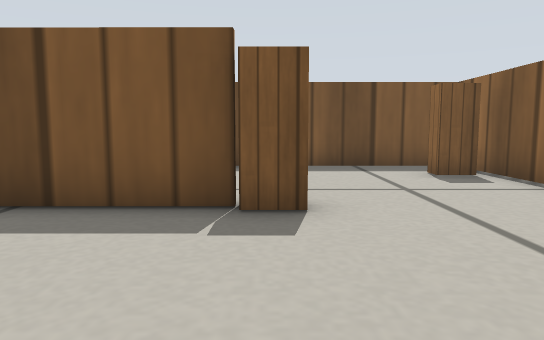
view 1 (above)

17 first-person views from a walk through a robot-simulator world made for Gazebo. The camera is 0.18 m above the floor, tilts 6° down and sees 70° across. The floor is counted in squares, 0.2 m on a side. Each view is taken from the middle of a square. On the plan, view 1 faces up. The plan holds only what a view shows up to about 13 squares ahead; the rest is blank. Simple patterns stand in for the simulator's built-in surfaces.

view 2
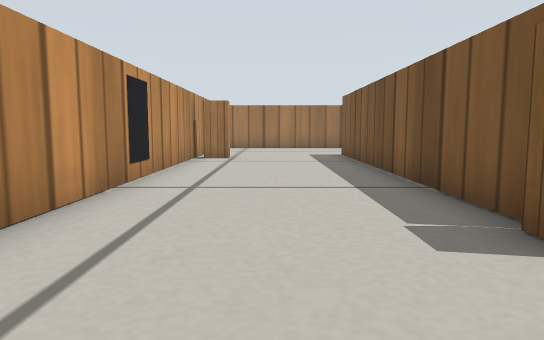

view 3
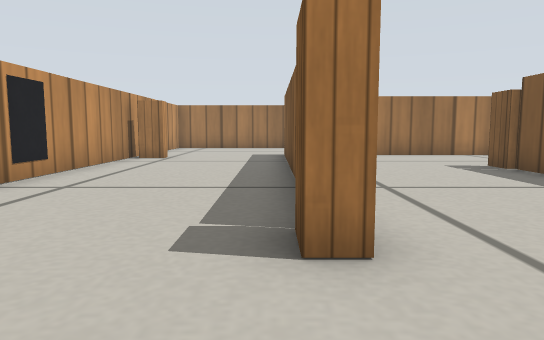

view 4
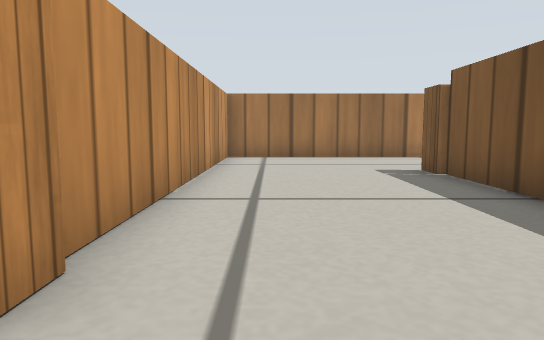

view 5
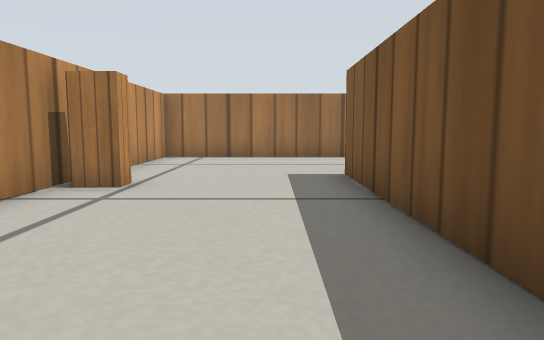

view 6
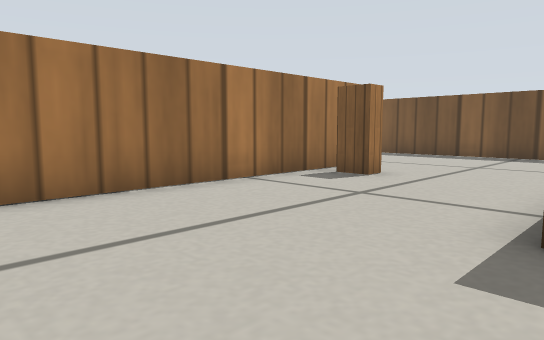

view 7
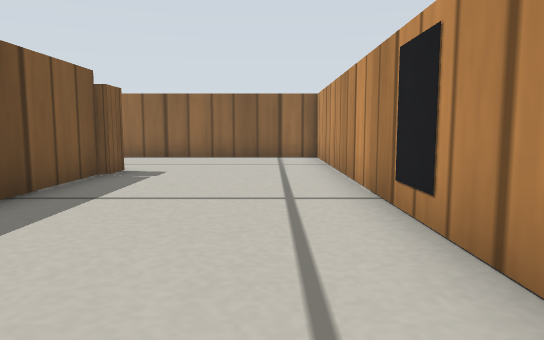

view 8
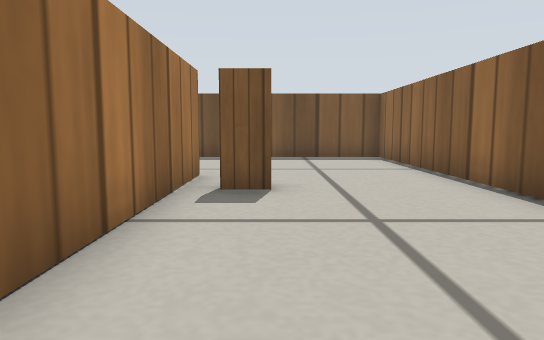

view 9
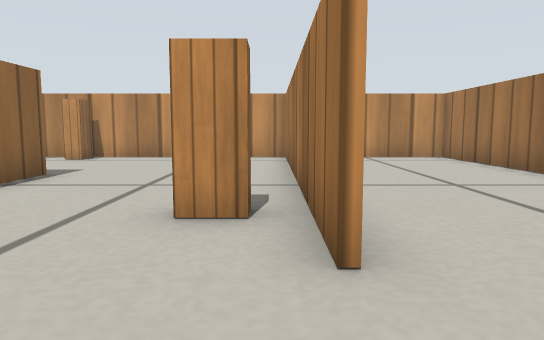

view 10
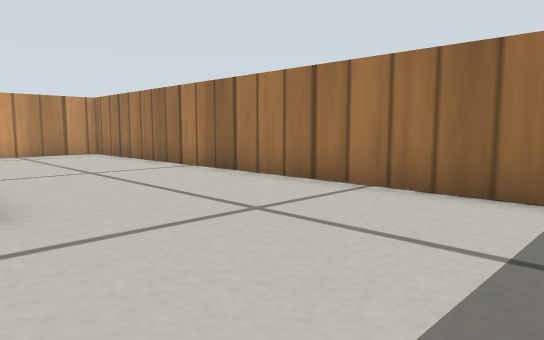

view 11
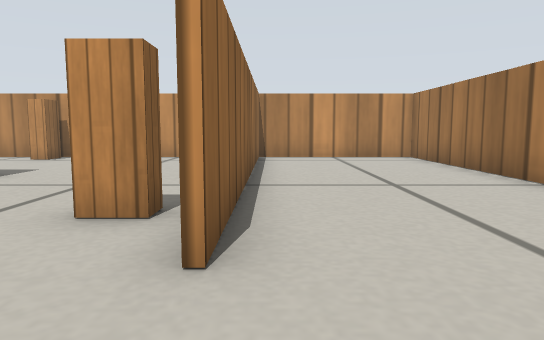

view 12
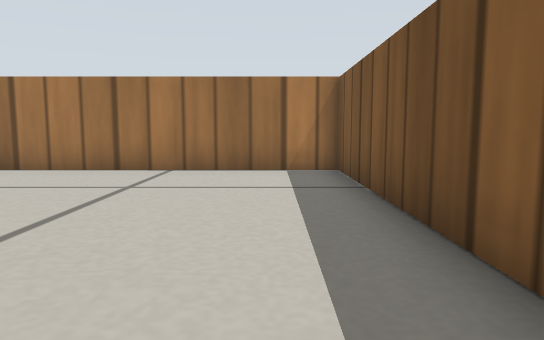

view 13
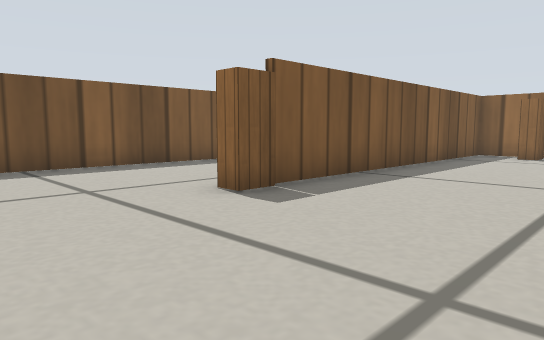

view 14
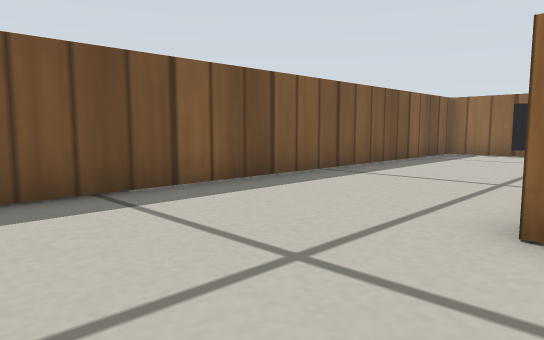

view 15
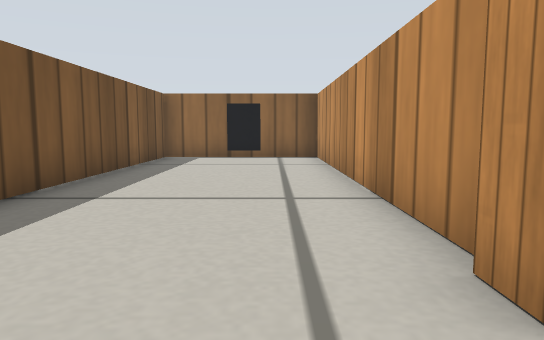

view 16
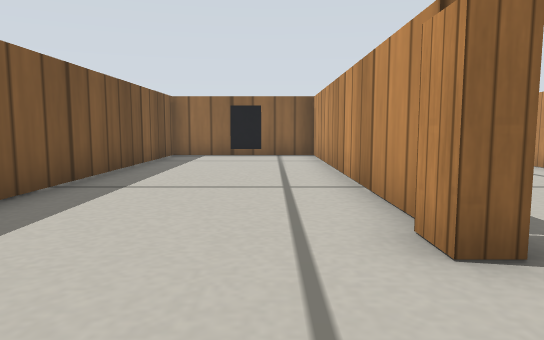

view 17
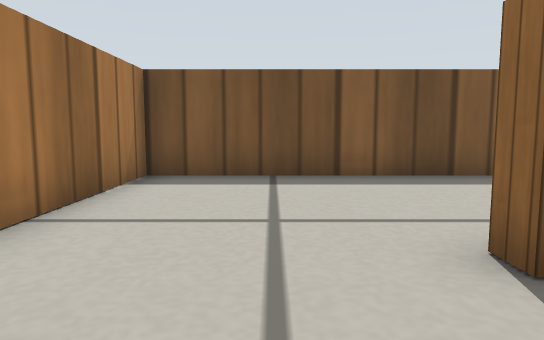

### Floor plan
Points are (right, up) in squares from view 1. A wall is a line through its corners. A room is listed if a view was taken in it or the views show most of it. See-through windows are left out.
Room 1 (views 1, 2, 3, 5, 6, 7, 8, 9, 10, 12)
walls: (-0.4, 4.4) (-10.6, 4.4) (-10.6, 14.5); (-15.9, -0.4) (4.4, -0.4) (4.4, 4.5); (-15.4, 9.6) (-15.4, -0.5); (-11, 14.4) (-15.4, 14.4)
ways out: opening at (2, 4) to room 2; opening at (-16, 12) to room 3
objects: wooden box (-15, 8) to (-14, 8); wooden box (-9, 0); person (-4, 0); wooden box (0, 4) to (0, 5)
Room 2 (views 4, 13, 14, 17)
walls: (4.4, 4.5) (4.4, 9.4) (-5.6, 9.4); (-10.4, 9.6) (-10.4, 4.6) (-0.5, 4.6)
ways out: opening at (2, 4) to room 1; opening at (-8, 9) to room 4
objects: wooden box (-6, 9) to (-6, 10); wooden box (3, 8) to (4, 8)
Room 3 (view 11)
walls: (-15.6, 0.1) (-15.6, 9.6); (-15.4, 14.4) (-20.4, 14.4) (-20.4, -0.4) (-15.9, -0.4)
ways out: opening at (-16, 12) to room 1
Room 4 (views 15, 16)
walls: (-5.4, 9.6) (4.4, 9.6) (4.4, 14.4) (-11, 14.4); (-10.4, 14.5) (-10.4, 9.6)
ways out: opening at (-8, 9) to room 2
objects: person (4, 12)

Where each view was taken, in squares from view 1:
view 1: 0 up, 0 right, facing up
view 2: 2 up, 3 right, facing left
view 3: 4 up, 3 right, facing left
view 4: 6 up, 2 right, facing left
view 5: 3 up, 3 left, facing left
view 6: 1 up, 10 left, facing up-left
view 7: 1 up, 8 left, facing right
view 8: 2 up, 14 left, facing up
view 9: 12 up, 15 left, facing down
view 10: 14 up, 15 left, facing down-left
view 11: 12 up, 16 left, facing down
view 12: 13 up, 12 left, facing left
view 13: 5 up, 10 left, facing up-right
view 14: 9 up, 10 left, facing up-right
view 15: 11 up, 8 left, facing right
view 16: 11 up, 9 left, facing right
view 17: 7 up, 8 left, facing up
